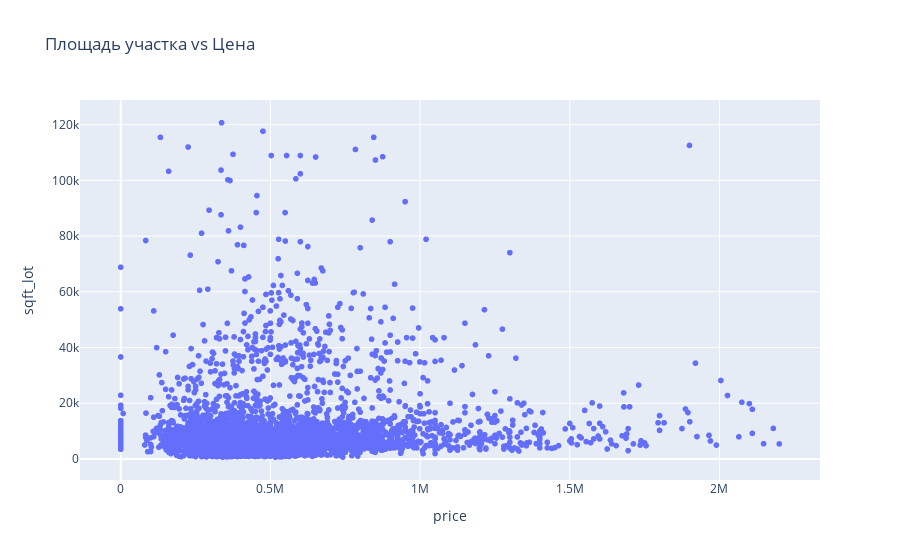

The notebook cell saved with this chart:
### Code cell
px.scatter(
    df,
    y="sqft_lot",
    x="price",
    title="Площадь участка vs Цена",
)

### Figure 1 — Plotly figure (JSON) as saved in the notebook; plotly's stock layout.template omitted (floating-point values rounded to 4 significant figures; data arrays with more than 128 entries replaced by an {"elided": "..."} marker saying what was removed)
{"data": [{"hovertemplate": "price=%{x}<br>sqft_lot=%{y}<extra></extra>", "legendgroup": "", "marker": {"color": "#636efa", "symbol": "circle"}, "mode": "markers", "name": "", "showlegend": false, "type": "scattergl", "x": {"elided": "4412 float values"}, "xaxis": "x", "y": {"elided": "4412 int values"}, "yaxis": "y"}], "layout": {"legend": {"tracegroupgap": 0}, "title": {"text": "Площадь участка vs Цена"}, "xaxis": {"anchor": "y", "domain": [0, 1], "title": {"text": "price"}}, "yaxis": {"anchor": "x", "domain": [0, 1], "title": {"text": "sqft_lot"}}}}
